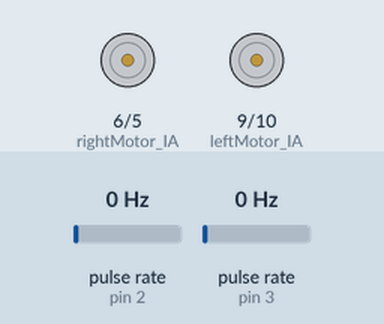
Recording of a sketch running on a simulated Arduino Uno, built with avr-gcc and run on an emulated ATmega328P. Shown: motor-driver pin pairs drawn as motors (green arrow = first pin HIGH = forward, orange = second pin HIGH = backward, longer = more drive). Wiring (inferred from the names in the program): 2 × pulse sensor: data pin 2 / data pin 3. The test bench sets the inputs (shaded band); at power-on: pulse rate (sensors on pin 2, pin 3) 0 Hz. What the sketch prints to the serial monitor is not drawn.

Above: at 0.1 s.
At 3.1 s:
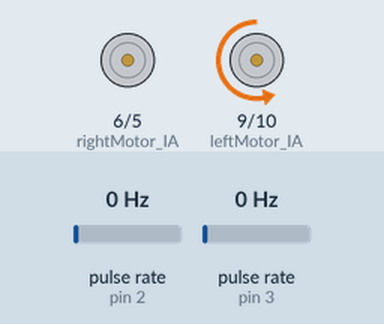
At 7.1 s:
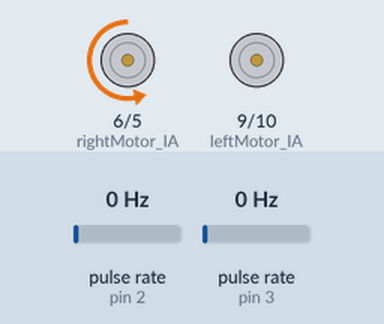
Timing chart, 0 to 10.6 s (numbered marks = the images above):
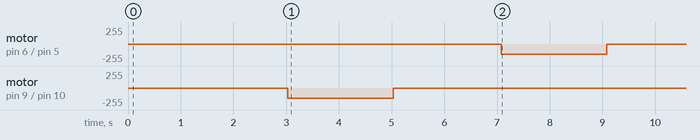

The sketch:

RC_Car_Arduino_PID_moter_test3.ino
```cpp
// --- 모터 핀 (4개 모두 필수!) ---
const int leftMotor_IA = 9;
const int leftMotor_IB = 10;
const int rightMotor_IA = 6;
const int rightMotor_IB = 5;

// --- 엔코더 핀 (바꾼 상태 유지) ---
const int encoderLeftPin = 3;
const int encoderRightPin = 2;

volatile long leftCount = 0;
volatile long rightCount = 0;

void setup() {
  Serial.begin(9600);

  // 핀 모드 설정
  pinMode(leftMotor_IA, OUTPUT); pinMode(leftMotor_IB, OUTPUT);
  pinMode(rightMotor_IA, OUTPUT); pinMode(rightMotor_IB, OUTPUT);

  // ★가장 중요한 초기화: 모든 모터를 확실하게 끕니다 (플로팅 방지)
  digitalWrite(leftMotor_IA, LOW); digitalWrite(leftMotor_IB, LOW);
  digitalWrite(rightMotor_IA, LOW); digitalWrite(rightMotor_IB, LOW);

  pinMode(encoderLeftPin, INPUT_PULLUP); pinMode(encoderRightPin, INPUT_PULLUP);
  attachInterrupt(digitalPinToInterrupt(encoderLeftPin), countLeft, RISING);
  attachInterrupt(digitalPinToInterrupt(encoderRightPin), countRight, RISING);

  delay(3000); // 3초 대기 후 시작
  Serial.println("--- 🤖 하드웨어 정밀 진단 시작 ---");

  // 1. 왼쪽 모터만 2초간 회전
  Serial.println(">>> 1. 왼쪽(Left) 모터만 돌립니다.");
  digitalWrite(leftMotor_IA, LOW); analogWrite(leftMotor_IB, 150);
  digitalWrite(rightMotor_IA, LOW); analogWrite(rightMotor_IB, 0);
  delay(2000);
  // 정지
  digitalWrite(leftMotor_IA, LOW); analogWrite(leftMotor_IB, 0);

  // 결과 출력
  Serial.print("물리적으로 어느 바퀴가 돌았나요? | ");
  Serial.print("L_카운트: "); Serial.print(leftCount);
  Serial.print(" / R_카운트: "); Serial.println(rightCount);
  Serial.println("---------------------------------");

  leftCount = 0; rightCount = 0; // 카운트 초기화
  delay(2000);

  // 2. 오른쪽 모터만 2초간 회전
  Serial.println(">>> 2. 오른쪽(Right) 모터만 돌립니다.");
  digitalWrite(leftMotor_IA, LOW); analogWrite(leftMotor_IB, 0);
  digitalWrite(rightMotor_IA, LOW); analogWrite(rightMotor_IB, 150);
  delay(2000);
  // 정지
  digitalWrite(rightMotor_IA, LOW); analogWrite(rightMotor_IB, 0);

  // 결과 출력
  Serial.print("물리적으로 어느 바퀴가 돌았나요? | ");
  Serial.print("L_카운트: "); Serial.print(leftCount);
  Serial.print(" / R_카운트: "); Serial.println(rightCount);
  Serial.println("--- 진단 종료 ---");
}

void loop() { }

void countLeft() { leftCount++; }
void countRight() { rightCount++; }
```
